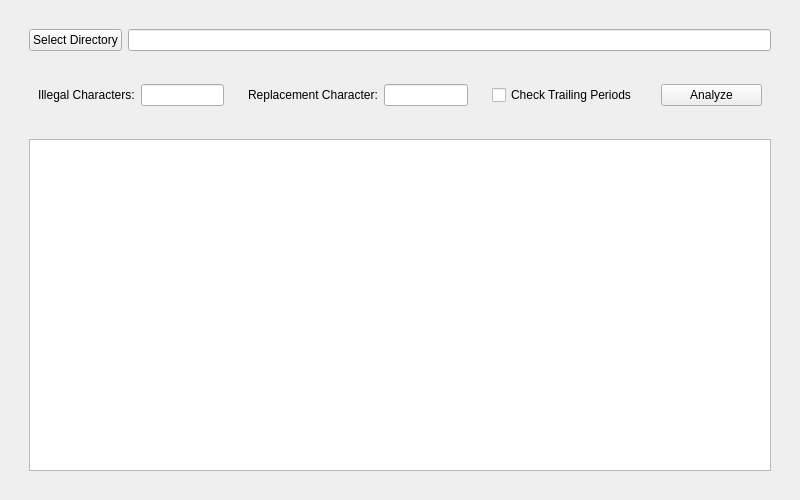
<?xml version="1.0" encoding="UTF-8"?>
<ui version="4.0">
 <class>Form</class>
 <widget class="QWidget" name="Form">
  <property name="geometry">
   <rect>
    <x>0</x>
    <y>0</y>
    <width>800</width>
    <height>500</height>
   </rect>
  </property>
  <property name="minimumSize">
   <size>
    <width>500</width>
    <height>300</height>
   </size>
  </property>
  <property name="windowTitle">
   <string>Form</string>
  </property>
  <layout class="QVBoxLayout" name="verticalLayout_2">
   <item>
    <widget class="QWidget" name="widget" native="true">
     <layout class="QVBoxLayout" name="verticalLayout_3">
      <item>
       <widget class="QWidget" name="widget_2" native="true">
        <layout class="QHBoxLayout" name="horizontalLayout_7">
         <item>
          <widget class="QPushButton" name="pushButton_select_2">
           <property name="text">
            <string>Select Directory</string>
           </property>
          </widget>
         </item>
         <item>
          <widget class="QLineEdit" name="lineEdit_directory_2"/>
         </item>
        </layout>
       </widget>
      </item>
      <item>
       <widget class="QWidget" name="widget_3" native="true">
        <layout class="QHBoxLayout" name="horizontalLayout_6">
         <item>
          <widget class="QWidget" name="widget_4" native="true">
           <layout class="QHBoxLayout" name="horizontalLayout">
            <item>
             <widget class="QLabel" name="label_ill_char">
              <property name="text">
               <string>Illegal Characters:</string>
              </property>
             </widget>
            </item>
            <item>
             <widget class="QLineEdit" name="lineEdit_ill_char"/>
            </item>
           </layout>
          </widget>
         </item>
         <item>
          <widget class="QWidget" name="widget_5" native="true">
           <layout class="QHBoxLayout" name="horizontalLayout_2">
            <item>
             <widget class="QLabel" name="label_rep_char">
              <property name="text">
               <string>Replacement Character:</string>
              </property>
             </widget>
            </item>
            <item>
             <widget class="QLineEdit" name="lineEdit_rep_char"/>
            </item>
           </layout>
          </widget>
         </item>
         <item>
          <widget class="QWidget" name="widget_7" native="true">
           <layout class="QHBoxLayout" name="horizontalLayout_5">
            <item>
             <widget class="QCheckBox" name="checkBox_Trailing_Period">
              <property name="text">
               <string>Check Trailing Periods</string>
              </property>
             </widget>
            </item>
           </layout>
          </widget>
         </item>
         <item>
          <widget class="QWidget" name="widget_6" native="true">
           <layout class="QHBoxLayout" name="horizontalLayout_4">
            <item>
             <layout class="QHBoxLayout" name="horizontalLayout_3">
              <item>
               <widget class="QPushButton" name="pushButton_analyze_2">
                <property name="minimumSize">
                 <size>
                  <width>101</width>
                  <height>22</height>
                 </size>
                </property>
                <property name="text">
                 <string>Analyze</string>
                </property>
               </widget>
              </item>
             </layout>
            </item>
           </layout>
          </widget>
         </item>
        </layout>
       </widget>
      </item>
      <item>
       <widget class="QWidget" name="widget_9" native="true">
        <layout class="QVBoxLayout" name="verticalLayout">
         <item>
          <widget class="QTableWidget" name="tableView_results_2"/>
         </item>
        </layout>
       </widget>
      </item>
     </layout>
    </widget>
   </item>
  </layout>
 </widget>
 <resources/>
 <connections/>
</ui>
